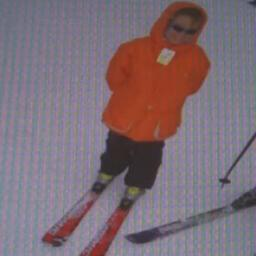
#> input picture sample_images/004.jpg, 256 x 256 px
$ python -i fft_filter.py   (imports and definitions only)
#> lines starting #> are read from the running program, lines starting #| are printed output that depends on the picture; after the words box and inside, x2 and y2 are one past the last pixel; in counts of white or black regions, pixels touching at a corner belong together
### backend/processing/gaussian.py
"""Gaussian Smoothing Filter for Moiré Pattern Reduction.

This module provides Gaussian smoothing baseline with support for:
- Full RGB / channel-independent processing
- Luminance-only processing in YCrCb color space
- Edge-case handling (small images, even kernel sizes, grayscale input)
"""

from typing import Union
import cv2
import numpy as np


def _ensure_bgr_uint8(image: np.ndarray) -> np.ndarray:
    """Ensure the image is a 3-channel BGR uint8 numpy array."""
    if not isinstance(image, np.ndarray):
        raise TypeError(f"Expected numpy.ndarray, got {type(image)}")
    if image.size == 0:
        raise ValueError("Image is empty")

    # Handle float / non-uint8 images
    if image.dtype != np.uint8:
        if np.issubdtype(image.dtype, np.floating):
            if image.max() <= 1.0:
                img_u8 = (image * 255.0).clip(0, 255).astype(np.uint8)
            else:
                img_u8 = image.clip(0, 255).astype(np.uint8)
        else:
            img_u8 = image.clip(0, 255).astype(np.uint8)
    else:
        img_u8 = image.copy()

    # Handle grayscale (2D or 3D with 1 channel)
    if img_u8.ndim == 2:
        img_u8 = cv2.cvtColor(img_u8, cv2.COLOR_GRAY2BGR)
    elif img_u8.ndim == 3 and img_u8.shape[2] == 1:
        img_u8 = cv2.cvtColor(img_u8, cv2.COLOR_GRAY2BGR)
    elif img_u8.ndim == 3 and img_u8.shape[2] == 4:
        # RGBA to BGR
        img_u8 = cv2.cvtColor(img_u8, cv2.COLOR_BGRA2BGR)
    elif img_u8.ndim != 3 or img_u8.shape[2] != 3:
        raise ValueError(f"Unsupported image shape: {image.shape}")

    return img_u8


# [60 lines left out: function gaussian_filter, not called in this run]

### backend/processing/fft_filter.py
"""FFT Notch Filtering for Periodic Moiré Pattern Removal.

This module implements 2D Fast Fourier Transform (FFT) notch filtering:
- Forward 2D FFT per channel or luminance
- Automated detection of periodic moiré peaks in frequency domain
- Gaussian notch reject filter synthesis with conjugate symmetry and DC protection
- Manual notch specification support
- Inverse 2D FFT reconstruction
- Generation of high-contrast magnitude spectrum visualizations with notch markers
"""

from typing import List, Optional, Tuple, Union
import cv2
import numpy as np
from scipy.ndimage import maximum_filter

try:
    from processing.gaussian import _ensure_bgr_uint8
except ImportError:
    from backend.processing.gaussian import _ensure_bgr_uint8


def detect_periodic_peaks(
    log_magnitude: np.ndarray,
    min_frequency: int = 20,
    peak_threshold: float = 0.85,
    max_peaks: int = 12,
    neighborhood_size: int = 15,
) -> List[Tuple[int, int]]:
    """Detect prominent periodic peaks in the centered log-magnitude spectrum.

    Args:
        log_magnitude: Centered 2D log magnitude spectrum (H, W).
        min_frequency: Radius around center DC to exclude.
        peak_threshold: Relative threshold in [0.5, 0.99] determining peak sensitivity.
        max_peaks: Maximum number of peak pairs to return.
        neighborhood_size: Window size for local maximum detection.

    Returns:
        List of (y, x) peak coordinates in the shifted spectrum.
    """
    h, w = log_magnitude.shape
    cy, cx = h // 2, w // 2

    # Create coordinate grid distance from center
    y_coords, x_coords = np.ogrid[:h, :w]
    dist_from_center = np.sqrt((y_coords - cy) ** 2 + (x_coords - cx) ** 2)

    # Exclude DC region and border margins
    margin = 8
    valid_mask = (dist_from_center >= min_frequency)
    valid_mask[:margin, :] = False
    valid_mask[-margin:, :] = False
    valid_mask[:, :margin] = False
    valid_mask[:, -margin:] = False

    # Also avoid detecting raw horizontal/vertical window sinc axes (within 2px of crosshair)
    # as those represent rectangular windowing and text lines, not moiré interference
    axis_guard = 2
    valid_mask[cy - axis_guard : cy + axis_guard + 1, :] = False
    valid_mask[:, cx - axis_guard : cx + axis_guard + 1] = False

    if not np.any(valid_mask):
        return []

    # Find local maxima using maximum filter
    footprint = np.ones((neighborhood_size, neighborhood_size), dtype=bool)
    local_max = maximum_filter(log_magnitude, footprint=footprint, mode='constant', cval=-np.inf)
    is_peak = (log_magnitude == local_max) & valid_mask

    # Get values of valid candidates
    valid_values = log_magnitude[valid_mask]
    min_v = float(valid_values.min())
    max_v = float(valid_values.max())

    if max_v - min_v < 1e-6:
        return []

    # Cutoff scales between 50th percentile (or min) and max
    percentile_base = float(np.percentile(valid_values, 75))
    cutoff = percentile_base + float(peak_threshold) * (max_v - percentile_base)
    peak_indices = np.argwhere(is_peak & (log_magnitude >= cutoff))

    if len(peak_indices) == 0:
        # Fallback to top peaks if cutoff was too strict
        peak_indices = np.argwhere(is_peak)
        if len(peak_indices) == 0:
            return []

    # Sort peaks by descending magnitude
    peak_magnitudes = [log_magnitude[py, px] for py, px in peak_indices]
    sorted_order = np.argsort(peak_magnitudes)[::-1]
    sorted_peaks = [tuple(peak_indices[i]) for i in sorted_order]

    # Select distinct peaks with conjugate symmetry awareness
    selected_peaks = []
    selected_set = set()

    for py, px in sorted_peaks:
        if (py, px) in selected_set:
            continue
        sym_y = 2 * cy - py
        sym_x = 2 * cx - px

        selected_peaks.append((int(py), int(px)))
        selected_set.add((py, px))
        selected_set.add((sym_y, sym_x))

        if len(selected_peaks) >= max_peaks:
            break

    return selected_peaks


def create_notch_filter(
    shape: Tuple[int, int],
    peaks: List[Tuple[int, int]],
    notch_radius: int = 15,
    suppression_strength: float = 0.9,
    min_frequency: int = 20,
) -> np.ndarray:
    """Create a 2D Gaussian notch reject filter centered at DC with strict DC protection.

    Args:
        shape: (H, W) shape of the frequency grid.
        peaks: List of (py, px) notch center locations.
        notch_radius: Radius (sigma) of the Gaussian notch.
        suppression_strength: Attenuation factor at notch center (0.0 = none, 1.0 = total).
        min_frequency: DC exclusion radius to protect from any attenuation.

    Returns:
        2D float32 transfer function H(u, v) in range [0, 1].
    """
    h, w = shape
    cy, cx = h // 2, w // 2
    y_coords, x_coords = np.ogrid[:h, :w]
    dist_from_dc = np.sqrt((y_coords - cy) ** 2 + (x_coords - cx) ** 2)

    # Start with all-pass filter
    filter_mask = np.ones((h, w), dtype=np.float32)
    strength = np.clip(float(suppression_strength), 0.0, 1.0)

    for py, px in peaks:
        # Distance from peak to DC
        peak_dist = np.sqrt((py - cy) ** 2 + (px - cx) ** 2)
        # Adapt notch radius so Gaussian tail does not leak into DC
        eff_radius = max(2.0, min(float(notch_radius), (peak_dist - min_frequency * 0.5) / 1.8))
        radius_sq = 2.0 * (eff_radius ** 2)

        # Distance squared from primary peak
        d1_sq = (y_coords - py) ** 2 + (x_coords - px) ** 2
        notch1 = 1.0 - strength * np.exp(-d1_sq / radius_sq)

        # Distance squared from conjugate symmetric peak
        sym_y = 2 * cy - py
        sym_x = 2 * cx - px
        d2_sq = (y_coords - sym_y) ** 2 + (x_coords - sym_x) ** 2
        notch2 = 1.0 - strength * np.exp(-d2_sq / radius_sq)

        filter_mask *= (notch1 * notch2).astype(np.float32)

    # Strict smooth DC protection: guaranteed 1.0 within min_frequency
    taper_width = 8.0
    taper = np.clip((dist_from_dc - (min_frequency - 2)) / taper_width, 0.0, 1.0).astype(np.float32)
    filter_mask = 1.0 - (1.0 - filter_mask) * taper

    return np.clip(filter_mask, 0.0, 1.0)


def create_spectrum_visualization(
    f_shift: np.ndarray,
    peaks: Optional[List[Tuple[int, int]]] = None,
    min_frequency: int = 20,
    colormap: int = cv2.COLORMAP_VIRIDIS,
) -> np.ndarray:
    """Generate an informative, color-mapped visualization of the FFT magnitude spectrum."""
    if f_shift.ndim == 3:
        mag = np.mean(np.abs(f_shift), axis=2)
    else:
        mag = np.abs(f_shift)

    log_mag = np.log1p(mag)
    min_val, max_val = log_mag.min(), log_mag.max()
    if max_val - min_val > 1e-6:
        norm_mag = ((log_mag - min_val) / (max_val - min_val) * 255.0).astype(np.uint8)
    else:
        norm_mag = np.zeros_like(log_mag, dtype=np.uint8)

    # Colorize spectrum
    spectrum_bgr = cv2.applyColorMap(norm_mag, colormap)

    h, w = norm_mag.shape
    cy, cx = h // 2, w // 2

    # Draw DC center circle (min_frequency boundary)
    if min_frequency > 0:
        cv2.circle(spectrum_bgr, (cx, cy), min_frequency, (120, 120, 120), 1, cv2.LINE_AA)
    # Mark DC center
    cv2.drawMarker(spectrum_bgr, (cx, cy), (0, 0, 255), cv2.MARKER_CROSS, 8, 1, cv2.LINE_AA)

    # Mark detected / specified notches
    if peaks:
        for py, px in peaks:
            sym_y = 2 * cy - py
            sym_x = 2 * cx - px

            cv2.circle(spectrum_bgr, (px, py), 10, (0, 255, 255), 2, cv2.LINE_AA)
            cv2.drawMarker(spectrum_bgr, (px, py), (0, 255, 255), cv2.MARKER_TILTED_CROSS, 6, 1)

            cv2.circle(spectrum_bgr, (sym_x, sym_y), 10, (0, 200, 200), 1, cv2.LINE_AA)

    return spectrum_bgr


def fft_notch_filter(
    image: np.ndarray,
    auto_detect: bool = True,
    notch_radius: int = 15,
    suppression_strength: float = 0.9,
    min_frequency: int = 20,
    peak_threshold: float = 0.85,
    manual_notches: Optional[List[Union[List[int], Tuple[int, int]]]] = None,
    luminance_only: bool = True,
) -> Tuple[np.ndarray, np.ndarray, List[Tuple[int, int]]]:
    """Filter periodic moiré patterns using 2D FFT notch reject filtering."""
    img = _ensure_bgr_uint8(image)
    h, w = img.shape[:2]

    # Constrain parameters
    notch_radius = int(np.clip(notch_radius, 2, min(h, w) // 2))
    suppression_strength = float(np.clip(suppression_strength, 0.0, 1.0))
    min_frequency = int(np.clip(min_frequency, 5, min(h, w) // 2))
    peak_threshold = float(np.clip(peak_threshold, 0.5, 0.99))

    # Determine processing channels
    if luminance_only:
        ycrcb = cv2.cvtColor(img, cv2.COLOR_BGR2YCrCb)
        target_channel = ycrcb[:, :, 0].astype(np.float32)
    else:
        target_channel = cv2.cvtColor(img, cv2.COLOR_BGR2GRAY).astype(np.float32)

    # Compute 2D FFT of representative channel for peak detection & visualization
    f = np.fft.fft2(target_channel)
    f_shift = np.fft.fftshift(f)
    log_mag = np.log1p(np.abs(f_shift))

    # Detect or collect notches
    all_notches: List[Tuple[int, int]] = []
    if auto_detect:
        detected = detect_periodic_peaks(
            log_mag,
            min_frequency=min_frequency,
            peak_threshold=peak_threshold,
        )
        all_notches.extend(detected)

    if manual_notches:
        for notch in manual_notches:
            ny, nx = int(notch[0]), int(notch[1])
            if 0 <= ny < h and 0 <= nx < w:
                all_notches.append((ny, nx))

    # Deduplicate notches
    unique_notches = []
    seen = set()
    for py, px in all_notches:
        if (py, px) not in seen:
            seen.add((py, px))
            unique_notches.append((py, px))

    # Generate filter transfer function H(u, v)
    if unique_notches:
        filter_h = create_notch_filter(
            (h, w),
            peaks=unique_notches,
            notch_radius=notch_radius,
            suppression_strength=suppression_strength,
            min_frequency=min_frequency,
        )
    else:
        filter_h = np.ones((h, w), dtype=np.float32)

    # Apply filter
    if luminance_only:
        f_filtered_shift = f_shift * filter_h
        f_filtered = np.fft.ifftshift(f_filtered_shift)
        y_recon = np.fft.ifft2(f_filtered).real
        y_recon = np.clip(y_recon, 0, 255).astype(np.uint8)

        ycrcb[:, :, 0] = y_recon
        result = cv2.cvtColor(ycrcb, cv2.COLOR_YCrCb2BGR)
    else:
        result_channels = []
        for ch in range(3):
            c_f = np.fft.fft2(img[:, :, ch].astype(np.float32))
            c_f_shift = np.fft.fftshift(c_f)
            c_f_filtered_shift = c_f_shift * filter_h
            c_recon = np.fft.ifft2(np.fft.ifftshift(c_f_filtered_shift)).real
            result_channels.append(np.clip(c_recon, 0, 255).astype(np.uint8))
        result = cv2.merge(result_channels)

    # Generate magnitude spectrum visualization
    spectrum_viz = create_spectrum_visualization(
        f_shift,
        peaks=unique_notches,
        min_frequency=min_frequency,
    )

    return result, spectrum_viz, unique_notches

>>> import cv2
>>> picture = cv2.imread('../../sample_images/004.jpg')
#> picture is the input picture: shape (256, 256, 3); mean B, G, R 117.9, 109.2, 125.6
>>> result = fft_notch_filter(picture)
#> in fft_notch_filter, `ycrcb = cv2.cvtColor(img, cv2.COLOR_BGR2YCrCb)`: ycrcb: shape (256, 256, 3); mean of channels 0, 1, 2 115.1, 135.5, 129.6
#> in detect_periodic_peaks, `is_peak = (log_magnitude == local_max) & valid_mask`:
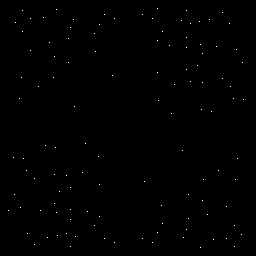
#> is_peak: shape (256, 256) bool; 0.18% white in thin lines or dots, all inside (x1, y1, x2, y2) = (8, 8, 244, 248)
#> in detect_periodic_peaks, `min_v = float(valid_values.min())`: min_v = 0.499
#> in detect_periodic_peaks, `max_v = float(valid_values.max())`: max_v = 10.21
#> in detect_periodic_peaks, `percentile_base = float(np.percentile(valid_values, 75))`: percentile_base = 6.65
#> in detect_periodic_peaks, `cutoff = percentile_base + float(peak_threshold) * (max_v - percentile..`: cutoff = 9.68
#> in detect_periodic_peaks, `peak_indices = np.argwhere(is_peak & (log_magnitude >= cutoff))`: peak_indices = empty array
#> in detect_periodic_peaks, `peak_indices = np.argwhere(is_peak)`: peak_indices = 116 pairs, first value 8 to 247, second value 8 to 243
#> in detect_periodic_peaks, `peak_magnitudes = [log_magnitude[py, px] for py, px in peak_indices]`: peak_magnitudes = 116 values, max 9 at index 53, min 5.37 at index 114, mean 6.66
#> in detect_periodic_peaks, `sorted_order = np.argsort(peak_magnitudes)[::-1]`: sorted_order = 116 values, max 115 at index 91, min 0 at index 46, mean 57.5
#> in detect_periodic_peaks, `sorted_peaks = [tuple(peak_indices[i]) for i in sorted_order]`: sorted_peaks has the same summary as peak_indices
#> the loop in detect_periodic_peaks, `for py, px in sorted_peaks:` made 23 passes
#> (py, px, sym_y, sym_x) on passes 1, 3, 5, 7, 9, 11, 13, 15, 17, 19, 21, 23: (156, 98, 100, 158), (75, 112, 181, 144), (143, 85, 113, 171), (150, 182, 106, 74), (184, 99, 72, 157), (109, 201, 147, 55), (172, 82, 84, 174), (145, 45, 111, 211), (81, 190, 175, 66), (82, 202, 174, 54), (179, 203, 77, 53), (242, 114, 14, 142)
#> (py, px) on passes 2, 4, 6, 8, 10, 12: (100, 158), (181, 144), (113, 171), (106, 74), (72, 157), (147, 55)
#> after the loop in detect_periodic_peaks, `for py, px in sorted_peaks:`: selected_peaks = [(156, 98), (75, 112), (143, 85), (150, 182), (184, 99), (109, 201), (172, 82), (145, 45), (81, 190), (82, 202), (179, 203), (242, 114)]; selected_set = 24 items
#> in fft_notch_filter, `detected = detect_periodic_peaks( log_mag, min_frequency=min_frequency..`: detected has the same summary as selected_peaks in detect_periodic_peaks
#> the loop in fft_notch_filter, `for py, px in all_notches:` made 12 passes
#> after the loop in fft_notch_filter, `for py, px in all_notches:`: seen = 12 items; unique_notches has the same summary as selected_peaks in detect_periodic_peaks
#> the loop in create_notch_filter, `for py, px in peaks:` made 12 passes
#> (py, px, peak_dist, sym_y, sym_x) on passes 1 to 12: (156, 98, 41.04, 100, 158), (75, 112, 55.36, 181, 144), (143, 85, 45.54, 113, 171), (150, 182, 58.31, 106, 74), (184, 99, 63.06, 72, 157), (109, 201, 75.43, 147, 55), (172, 82, 63.66, 84, 174), (145, 45, 84.72, 111, 211), (81, 190, 77.8, 175, 66), (82, 202, 87.13, 174, 54), (179, 203, 90.7, 77, 53), (242, 114, 114.9, 14, 142)
#> pass 1, in create_notch_filter, `d1_sq = (y_coords - py) ** 2 + (x_coords - px) ** 2`:
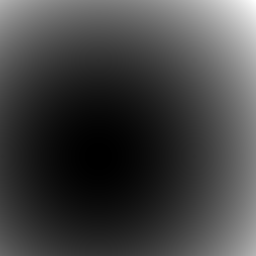
#> d1_sq: shape (256, 256) int64; min 0, max 48985, mean 12605; drawn with min black and max white
#> pass 1, in create_notch_filter, `d2_sq = (y_coords - sym_y) ** 2 + (x_coords - sym_x) ** 2`:
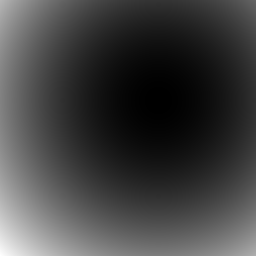
#> d2_sq: shape (256, 256) int64; min 0, max 48989, mean 12609; drawn with min black and max white
#> after the loop in create_notch_filter, `for py, px in peaks:`:
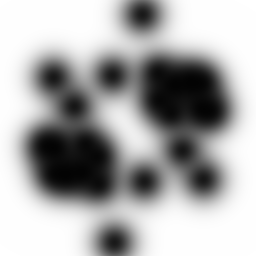
#> filter_mask: shape (256, 256) float32; min 0.0121, max 1, mean 0.674
#> in create_notch_filter, `taper = np.clip((dist_from_dc - (min_frequency - 2)) / taper_width, 0...`:
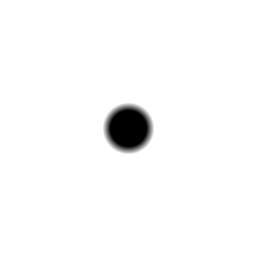
#> taper: shape (256, 256) float32; min 0, max 1, mean 0.977
#> in fft_notch_filter, `ycrcb[:, :, 0] = y_recon`: ycrcb: shape (256, 256, 3); mean of channels 0, 1, 2 114.6, 135.5, 129.6
#> in create_spectrum_visualization, `min_val, max_val = log_mag.min(), log_mag.max()`: min_val = 0.499; max_val = 15.84
#> in create_spectrum_visualization, `cv2.circle(spectrum_bgr, (cx, cy), min_frequency, (120, 120, 120), 1, ..`:
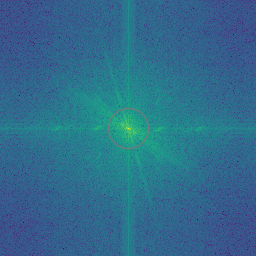
#> spectrum_bgr: shape (256, 256, 3); mean B, G, R 140.6, 107.6, 47.9
#> in create_spectrum_visualization, `cv2.drawMarker(spectrum_bgr, (cx, cy), (0, 0, 255), cv2.MARKER_CROSS, ..`: spectrum_bgr: shape (256, 256, 3); 0.07% of pixels changed, all inside (x1, y1, x2, y2) = (124, 124, 134, 134)
#> the loop in create_spectrum_visualization, `for py, px in peaks:` made 12 passes
#> after the loop in create_spectrum_visualization, `for py, px in peaks:`:
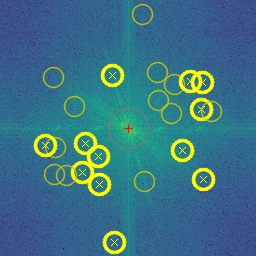
#> spectrum_bgr: shape (256, 256, 3); mean B, G, R 132.8, 114.3, 58.9

$ run again, on sample_images/005.jpg
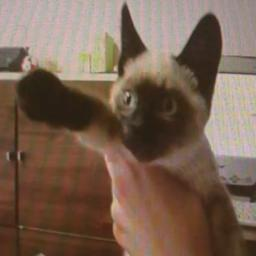
#> input picture sample_images/005.jpg, 256 x 256 px
#> picture is the input picture: shape (256, 256, 3); mean B, G, R 81.8, 97.9, 121.1
#> in detect_periodic_peaks, `is_peak = (log_magnitude == local_max) & valid_mask`:
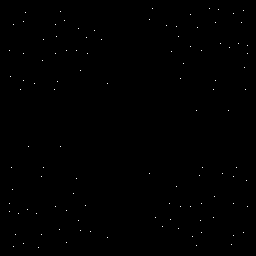
#> is_peak: shape (256, 256) bool; 0.17% white in thin lines or dots, all inside (x1, y1, x2, y2) = (9, 8, 248, 248)
#> min_v = 0.189
#> max_v = 10.4
#> percentile_base = 6.74
#> cutoff = 9.85
#> in detect_periodic_peaks, `peak_indices = np.argwhere(is_peak & (log_magnitude >= cutoff))`: peak_indices = empty array
#> in detect_periodic_peaks, `peak_indices = np.argwhere(is_peak)`: peak_indices = 110 pairs, first value 8 to 247, second value 9 to 247
#> peak_magnitudes = 110 values, max 8.17 at index 49, min 5.37 at index 3, mean 6.4
#> sorted_order = 110 values, max 109 at index 100, min 0 at index 34, mean 54.5
#> sorted_peaks has the same summary as peak_indices
#> the loop in detect_periodic_peaks, `for py, px in sorted_peaks:` made 23 passes
#> (py, px, sym_y, sym_x) on passes 1, 3, 5, 7, 9, 11, 13, 15: (83, 107, 173, 149), (110, 196, 146, 60), (78, 180, 178, 76), (146, 28, 110, 228), (167, 202, 89, 54), (186, 176, 70, 80), (167, 43, 89, 213), (175, 199, 81, 57)
#> after the loop in detect_periodic_peaks, `for py, px in sorted_peaks:`: selected_peaks = [(83, 107), (110, 196), (78, 180), (146, 28), (167, 202), (186, 176), (167, 43), (175, 199), (39, 101), (53, 87), (19, 149), (63, 183)]; selected_set = 24 items
#> detected has the same summary as selected_peaks in detect_periodic_peaks
#> the loop in fft_notch_filter, `for py, px in all_notches:` made 12 passes
#> after the loop in fft_notch_filter, `for py, px in all_notches:`: seen = 12 items; unique_notches has the same summary as selected_peaks in detect_periodic_peaks
#> the loop in create_notch_filter, `for py, px in peaks:` made 12 passes
#> (py, px, peak_dist, sym_y, sym_x) on passes 1 to 8: (83, 107, 49.66, 173, 149), (110, 196, 70.34, 146, 60), (78, 180, 72.14, 178, 76), (146, 28, 101.6, 110, 228), (167, 202, 83.65, 89, 54), (186, 176, 75.29, 70, 80), (167, 43, 93.52, 89, 213), (175, 199, 85.15, 81, 57)
#> min_val = 0.189; max_val = 15.73
#> the loop in create_spectrum_visualization, `for py, px in peaks:` made 12 passes
#> after the loop in create_spectrum_visualization, `for py, px in peaks:`:
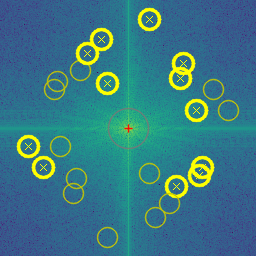
#> spectrum_bgr: shape (256, 256, 3); mean B, G, R 132.7, 119.9, 57.1
